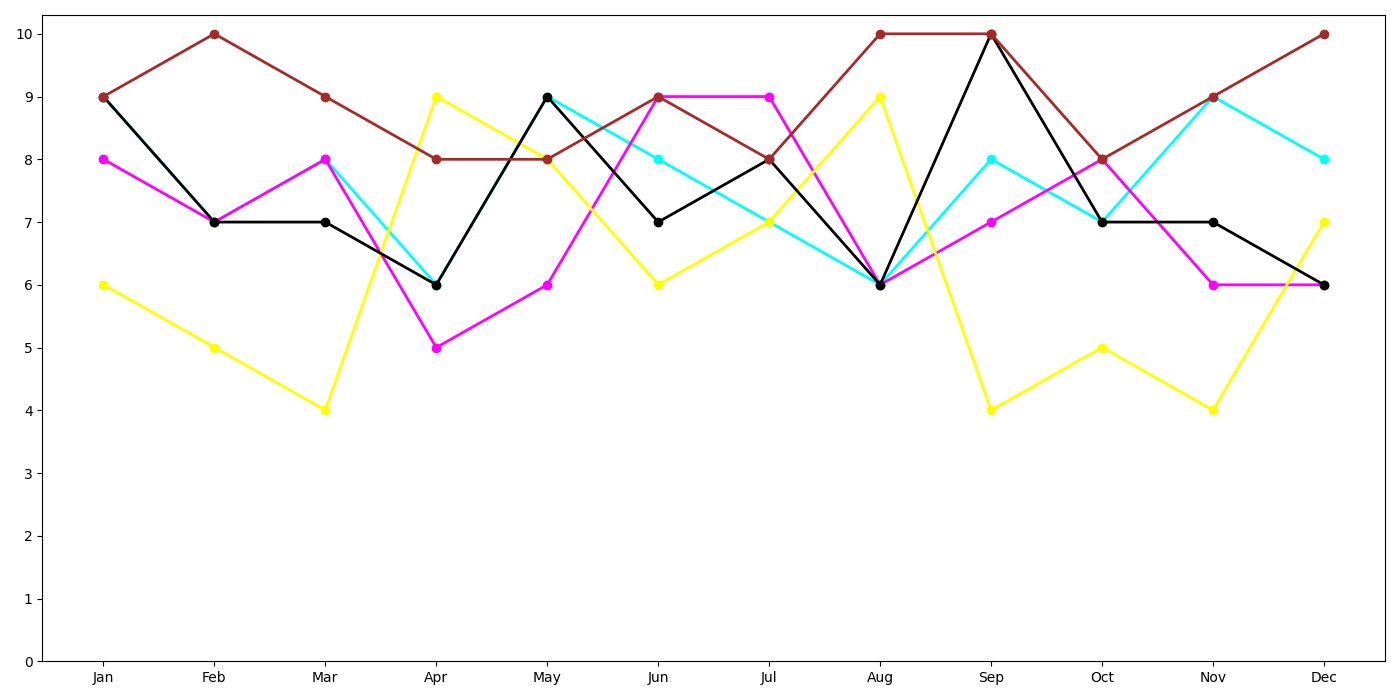

The script that drew this image:
import matplotlib.pyplot as plt
import numpy as np

months = np.array(['Jan', 'Feb', 'Mar', 'Apr', 'May', 'Jun', 'Jul', 'Aug', 'Sep', 'Oct', 'Nov', 'Dec'])
interest_data = {
    'Coding': np.array([9, 7, 8, 6, 9, 8, 7, 6, 8, 7, 9, 8]),
    'Cooking': np.array([8, 7, 8, 5, 6, 9, 9, 6, 7, 8, 6, 6]),
    'Gardening': np.array([6, 5, 4, 9, 8, 6, 7, 9, 4, 5, 4, 7]),
    'Hiking': np.array([9, 7, 7, 6, 9, 7, 8, 6, 10, 7, 7, 6]),
    'Reading': np.array([9, 10, 9, 8, 8, 9, 8, 10, 10, 8, 9, 10])
}

# New set of colors
colors = {
    'Coding': 'cyan',
    'Cooking': 'magenta',
    'Gardening': 'yellow',
    'Hiking': 'black',
    'Reading': 'brown'
}

fig, ax = plt.subplots(figsize=(14, 7))
for hobby, interest in interest_data.items():
    ax.plot(months, interest, marker='o', color=colors[hobby], linewidth=2)

ax.set_xticks(months)
ax.set_yticks(np.arange(0, 11, 1))

plt.tight_layout()
plt.show()
